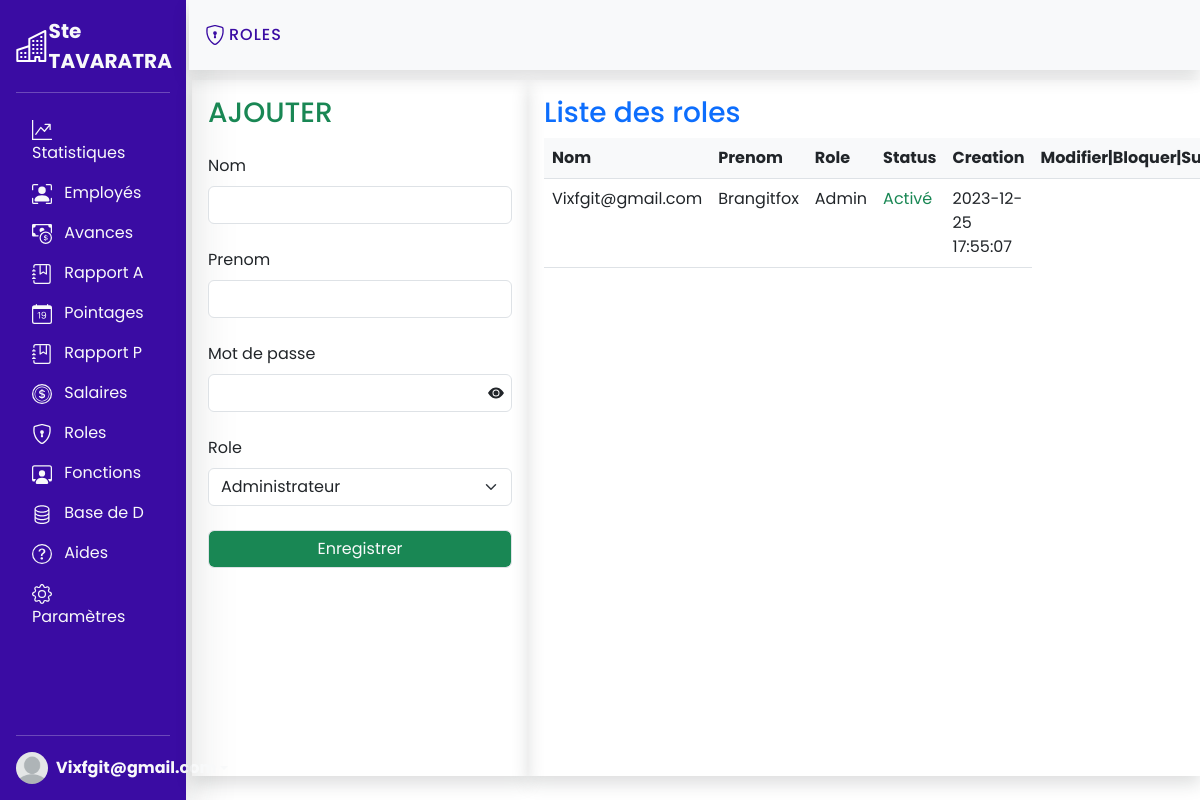
The page /php/pages/roles.php (signed in) on the database as committed earlier.
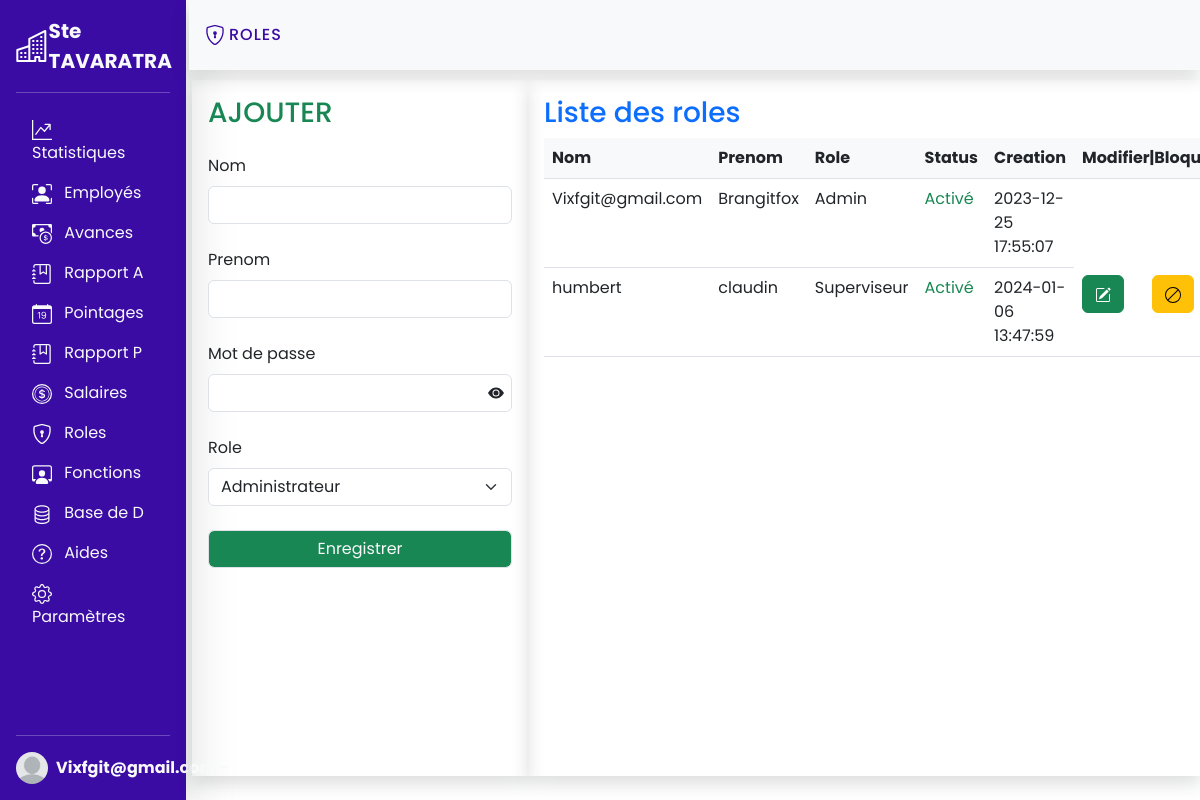
The same page on the database as committed later.
### tables this page shows
CREATE TABLE `roles` (
  `id` int(11) NOT NULL AUTO_INCREMENT,
  `name` varchar(50) NOT NULL,
  `firstname` varchar(50) NOT NULL,
  `password` varchar(255) NOT NULL,
  `role_name` varchar(50) NOT NULL,
  `status` varchar(50) NOT NULL,
  `date` timestamp NOT NULL DEFAULT CURRENT_TIMESTAMP ON UPDATE CURRENT_TIMESTAMP,
  PRIMARY KEY (`id`)
);

### php/class/DynamicLinks.php (called while the page is built, shortened)
<?php
class DynamicLinks {
    private function getPageLink() {
        return substr($_SERVER['PHP_SELF'], 28, strlen($_SERVER['PHP_SELF']));
    }
    public function matchLink($link){
         return false;
    }
}

### php/class/Workers.php (called while the page is built, shortened)
<?php
class Workers
{
    private $host = '127.0.0.1';
    private $db = 'tavaratra';
    private $user = 'root';
    private $pdo = null;
    public function connect()
    {
        return new PDO('mysql:host=' . $this->host . ';dbname=' . $this->db . ';', $this->user, '');
    }
    public function getPdo()
    {
        if ($this->pdo == null) {
            $this->pdo = $this->connect();
        }
        return $this->pdo;
    }
}

### php/class/Roles.php (called while the page is built, shortened)
<?php
class Roles extends Workers
{
    public function listOfRole()
    {
        $query = parent::getPdo()
            ->query('SELECT * FROM roles');
        $query->execute();
        return $query->fetchAll();
    }
    public function getRoleInfo()
    {
        $query = parent::getPdo()
            ->prepare('SELECT * FROM roles WHERE id = ?');
        $query->execute([$this->getRoleId()]);
        return $query->fetch();
    }
}

### php/pages/roles.php (the view, shortened to what this page needs)
<?php
require '../class/Workers.php';
require '../class/Roles.php';
$roles = new Roles();
$roles->newRole();
$roles->changeRole();
?>
<!DOCTYPE html>
<html lang="en">
<head>
    <link rel="stylesheet" href="../../assets/css/bootstrap.min.css">
</head>
<body>
    <?php include '../sections/navbars.php' ?>
    <div class="plaque shadow d-flex align-items-center justify-content-left bg-light   p-3 " >
                <h5 class="fs-6 mt-2  c ls">ROLES</h5>
            </div>
            <?php if($_SESSION['user']['role_name'] != 'Utilisateur'):?>
            <div class="container">
                <div class="row">
                        <div class="col-4  shadow p-3">
                            <form method="post">
                                <h3 class="text-left text-success">AJOUTER</h3>
                                <div class="mt-4 mb-1">
                                    <label for="nom" class="form-label">Nom</label>
                                    <input type="text" class="form-control" id="nom" name="nom" value="<?=empty($roles->getRoleInfo())?'': $roles->getRoleInfo()['name']?>" required>
                                </div>
                                <div class="mt-4 mb-1">
                                    <label for="prenom" class="form-label">Prenom</label>
                                    <input type="text" class="form-control" id="prenom" name="prenom" value="<?=empty($roles->getRoleInfo())?'': $roles->getRoleInfo()['firstname']?>">
                                </div>
                                <div class="mt-4 mb-1" id="pass">
                                <svg class="look" xmlns="http://www.w3.org/2000/svg" width="16" height="16" fill="currentColor" class="bi bi-eye-fill" viewBox="0 0 16 16">
                                <path d="M10.5 8a2.5 2.5 0 1 1-5 0 2.5 2.5 0 0 1 5 0"/>
                                <path d="M0 8s3-5.5 8-5.5S16 8 16 8s-3 5.5-8 5.5S0 8 0 8m8 3.5a3.5 3.5 0 1 0 0-7 3.5 3.5 0 0 0 0 7"/>
                                </svg>
                                    <label for="password" class="form-label">Mot de passe</label>
                                    <input type="password" class="form-control" id="password" name="password" <?= empty($_GET['id'])?'required':'';?>>
                                </div>
                                <div class="mt-4 mb-1">
                                    <label for="role" class="form-label">Role</label>
                                    <select name="roles" id="role" class="form-select">
                                        <option value="Admin" <?php if(!empty($roles->getRoleInfo()) && $roles->getRoleInfo()['role_name']=='Admin'){echo 'selected';}?>>Administrateur</option>
                                    </select>
                                </div>
                                <div class="mt-4 mb-1">
                                    <?php if($_SESSION['user']['role_name'] != 'Utilisateur'):?>
                                    <input type="submit" value="Enregistrer" class="form-control bg-success text-light">
                                    <?php endif ?>
                                </div>
                            </form>
                        </div>
                        <div class="col-8  shadow p-3">
                            <h3 class="text-primary">Liste des roles</h3>
                            <table class="table">
                                <thead class="bg-light">
                                    <tr>
                                        <th>Nom</th>
                                        <th>Prenom</th>
                                        <th>Role</th>
                                        <th>Status</th>
                                        <th>Creation</th>
                                        <th>Modifier|Bloquer|Supprimer</th>
                                    </tr>
                                </thead>
                                <tbody>
                                    <?php foreach($roles->ListOfRole() as $role):?>
                                    <tr>
                                        <td><?=$role['name']?></td>
                                        <td><?=$role['firstname']?></td>
                                        <td><?=$role['role_name']?></td>
                                        <?php if($role['status'] == 'Activé'):?>
                                        <td class="text-success"><?=$role['status']?></td>
                                        <?php else :?>
                                        <td class="text-danger"><?=$role['status']?></td>
                                        <?php endif?>
                                        <td><?=$role['date']?></td>
                                        <?php if($_SESSION['user']['role_name'] == 'Admin' || $_SESSION['user']['role_name']=='Superviseur'):?>
                                            <?php if($role['role_name'] != 'Admin' && $role['role_name'] != $_SESSION['user']['role_name']):?>
                                        <td><a href="roles.php?id=<?=$role['id']?>"  class="btn btn-success me-4 ">
                                        </a>
                                        <?php if($role['status']=='Bloqué'):?>
                                        <a href="deblocRole.php?id=<?=$role['id']?>" title="Debloqué" onclick="return confirm('Vous voulez vraiment bloquer ce role ?')" class="btn btn-secondary me-4">
                                            <svg xmlns="http://www.w3.org/2000/svg" width="16" height="16" fill="currentColor" class="bi bi-ban" viewBox="0 0 16 16">
                                            <path d="M15 8a6.973 6.973 0 0 0-1.71-4.584l-9.874 9.875A7 7 0 0 0 15 8M2.71 12.584l9.874-9.875a7 7 0 0 0-9.874 9.874ZM16 8A8 8 0 1 1 0 8a8 8 0 0 1 16 0"/>
                                            </svg>
                                        </a>
                                        <?php else :?>
                                            <a href="blockRole.php?id=<?=$role['id']?>" title="Bloqué" onclick="return confirm('Vous voulez vraiment bloquer ce role ?')" class="btn btn-warning me-4">
                                            <svg xmlns="http://www.w3.org/2000/svg" width="16" height="16" fill="currentColor" class="bi bi-ban" viewBox="0 0 16 16">
                                            <path d="M15 8a6.973 6.973 0 0 0-1.71-4.584l-9.874 9.875A7 7 0 0 0 15 8M2.71 12.584l9.874-9.875a7 7 0 0 0-9.874 9.874ZM16 8A8 8 0 1 1 0 8a8 8 0 0 1 16 0"/>
                                            </svg>
                                        </a>
                                        <?php endif ?>
                                        <?php endif?>
                                        <?php endif ?>
                                        </td>
                                    </tr>
                                    <?php endforeach ?>
                                </tbody>
                            </table>
                        </div>
                </div>
            </div>
            <?php else :?>
                <h5 class="text-center text-danger a">Vous n'avez pas acces !!</h5>
                <img class="bloquer" src="../../assets/imgs/téléchargement.png" alt="">
        <?php endif ?>
</body>
</html>

### php/sections/navbars.php (shortened to what this page needs)
<?php
require '../class/DynamicLinks.php';
$link = new DynamicLinks();
?>
<main >
  <div class="d-flex flex-column flex-shrink-0 p-3  shadow-lg" style="width: 15.5%; height: 100vh;background-color:#3A0CA3;">
    <a href="/" class="d-flex align-items-center mb-3 mb-md-0 me-md-auto link-dark text-decoration-none">
      <span class="fs-5 fw-bold text-light">Ste TAVARATRA</span>
    </a>
    <hr>
    <ul class="nav nav-pills flex-column mb-auto">
      <li class="nav-item">
        <a href="../../index.php" class="nav-link <?php if($link->matchLink(' ')){echo 'active';}else{echo 'link-light';}?>" aria-current="page">
          Statistiques
        </a>
      </li>
      <li>
        <a href="listeemployer.php" class="nav-link <?php if($link->matchLink('listeemployer.php')){echo 'active';}else{echo 'link-light';}?>">
          Employés
        </a>
      </li>
      <li>
        <a href="avance.php" class="nav-link <?php if($link->matchLink('avance.php')){echo 'active';}else{echo 'link-light';}?>">
          Avances
        </a>
      </li>
      <li>
        <a href="afficherAvance.php" class="nav-link <?php if($link->matchLink('afficherAvance.php')){echo 'active';}else{echo 'link-light';}?>">
          Rapport A
        </a>
      </li>
      <li>
        <a href="pointage.php" class="nav-link <?php if($link->matchLink('pointage.php')){echo 'active';}else{echo 'link-light';}?>">
          Pointages
        </a>
      </li>
      <li>
        <a href="afficherPointage.php" class="nav-link <?php if($link->matchLink('afficherPointage.php')){echo 'active';}else{echo 'link-light';}?>">
          Rapport P
        </a>
      </li>
      <li>
        <a href="salaires.php" class="nav-link <?php if($link->matchLink('salaires.php')){echo 'active';}else{echo 'link-light';}?> ">
          Salaires
        </a>
      </li>
      <li>
        <a href="roles.php" class="nav-link <?php if($link->matchLink('roles.php')){echo 'active';}else{echo 'link-light';}?>">
          Roles
        </a>
      </li>
      <li>
        <a href="fonction.php" class="nav-link  <?php if($link->matchLink('fonction.php')){echo 'active';}else{echo 'link-light';}?>">
          Fonctions
        </a>
      </li>
      <li>
        <a href="database.php" class="nav-link <?php if($link->matchLink('database.php')){echo 'active';}else{echo 'link-light';}?>">
          Base de D
        </a>
      </li>
      <li>
        <a href="aides.php" target="__blank" class="nav-link link-light">
          Aides
        </a>
      </li>
      <li>
        <a href="parameter.php" class="nav-link <?php if($link->matchLink('parameter.php')){echo 'active';}else{echo 'link-light';}?>">
          Paramètres
        </a>
      </li>
    </ul>
    <hr>
    <div class="dropdown">
      <a href="#" class="d-flex align-items-center text-light text-decoration-none dropdown-toggle" id="dropdownUser1" data-bs-toggle="dropdown" aria-expanded="false">
        <img src="../images/default.png" alt="" width="32" height="32" class="rounded-circle me-2">
        <strong><?=$_SESSION['user']['name']?></strong>
      </a>
    </div>
</main>

### php/sections/font.php (style rules this page uses)
* { font-family: 'Poppins', sans-serif; }

### php/pages/roles.php (style rules this page uses)
.plaque { width: 84.25%; height: 8.7vh; position: absolute; top: 0; right: 0; font-family: 'Poppins', sans-serif; }
.c { color: #3A0CA3; }
.ls { letter-spacing: 1px; }
.container { width: 84%; height: 89vh; position: absolute; top: 5rem; right: 0; }
.row { height: 87vh; }
.col-8 { height: 87vh; overflow: auto; }
#pass { position: relative; }
#pass svg { position: absolute; right: .5rem; top: 2.7rem; }
thead { position: sticky; top: 0; }

### php/sections/navbars.php (style rules this page uses)
hr { color: white; }

Rows that differ between the two databases and show on the page:
added roles: name "humbert", firstname "claudin", role_name "Superviseur", status "Activé", date "2024-01-06 13:47:59"
